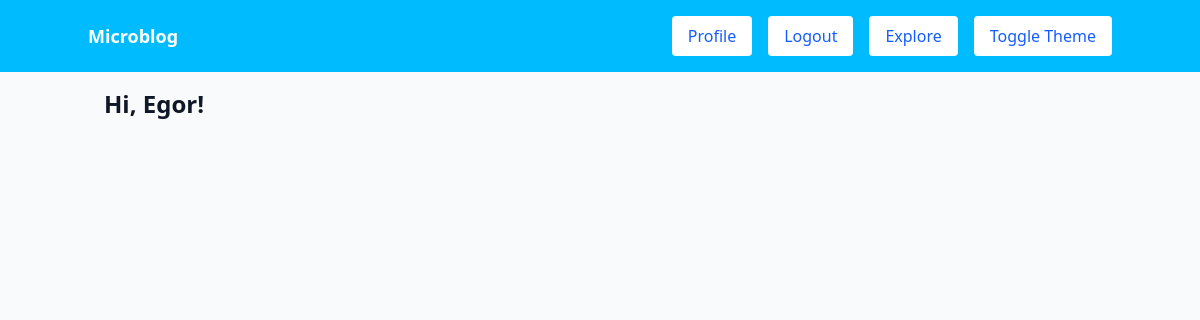
The app's page /explore (signed in), older data.
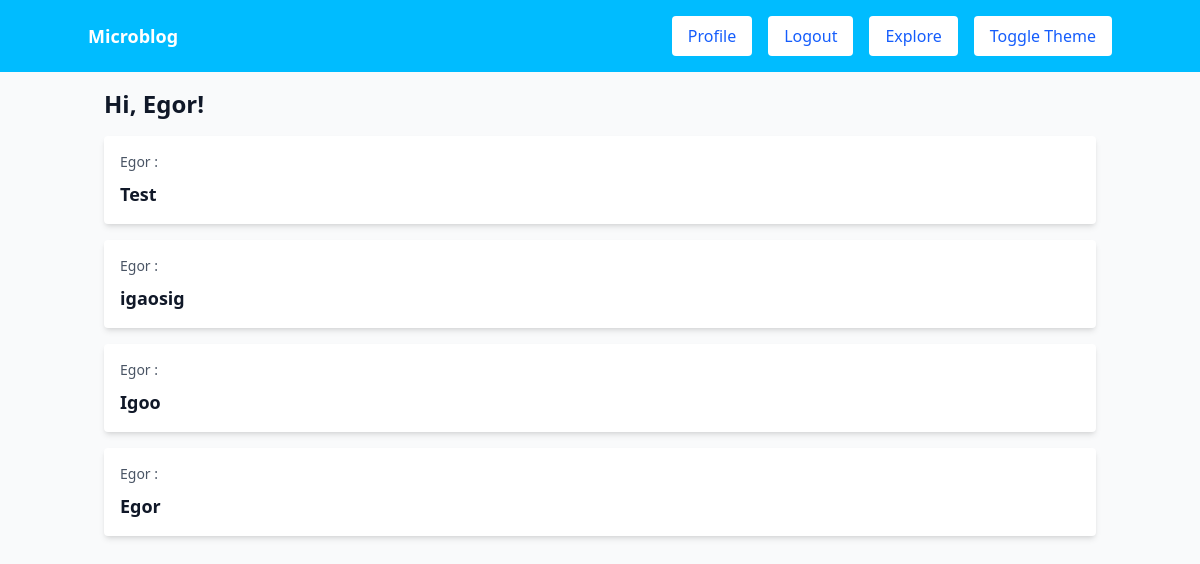
The same page, newer data.
### app/models.py (models this page shows, shortened)
class User(UserMixin, db.Model):
    id: so.Mapped[int] = so.mapped_column(primary_key=True)
    username: so.Mapped[str] = so.mapped_column(sa.String(64), index=True, unique=True)
    email: so.Mapped[str] = so.mapped_column(sa.String(120), index=True, unique=True)
    password_hash: so.Mapped[Optional[str]] = so.mapped_column(sa.String(256))
    about_me: so.Mapped[Optional[str]] = so.mapped_column(sa.String(140))
    last_seen: so.Mapped[Optional[datetime]] = so.mapped_column(
        default=lambda: datetime.now(timezone.utc))
    following: so.WriteOnlyMapped['User'] = so.relationship(
        secondary=followers, primaryjoin=(followers.c.follower_id == id),
        secondaryjoin=(followers.c.followed_id == id),
        back_populates='followers')
    followers: so.WriteOnlyMapped['User'] = so.relationship(
        secondary=followers, primaryjoin=(followers.c.followed_id == id),
        secondaryjoin=(followers.c.follower_id == id),
        back_populates='following')
    posts: so.WriteOnlyMapped['Post'] = so.relationship(
        back_populates='author')

class Post(db.Model):
    id: so.Mapped[int] = so.mapped_column(primary_key=True)
    body: so.Mapped[str] = so.mapped_column(sa.String(140))
    timestamp: so.Mapped[datetime] = so.mapped_column(
        index=True, default=lambda: datetime.now(timezone.utc))
    user_id: so.Mapped[int] = so.mapped_column(sa.ForeignKey(User.id),
                                               index=True)
    author: so.Mapped[User] = so.relationship(back_populates='posts')

### app/routes.py (the view)
@app.route('/explore')
@login_required
def explore():
    query = sa.select(Post).order_by(Post.timestamp.desc())
    posts = db.session.scalars(query).all()
    return render_template('index.html', title='Explore', posts=posts)

### app/models.py (called while the page is built)
@login.user_loader
def load_user(id):
  return db.session.get(User, int(id))

### app/routes.py (called while the page is built)
@app.before_request
def before_request():
    if current_user.is_authenticated:
        current_user.last_seen = datetime.now(timezone.utc)
        db.session.commit()

### app/templates/index.html (shortened to what this page needs)
{% extends "base.html" %}
{% block content %}
    <h1 class="text-2xl font-semibold mb-4">Hi, {{ current_user.username }}!</h1>
    {% for post in posts %}
        <div class="bg-white dark:bg-gray-800 p-4 mb-4 rounded shadow-md">
            <p class="text-sm text-gray-600 dark:text-gray-400">{{ post.author.username }} :</p>
            <p class="text-lg font-semibold mt-2">{{ post.body }}</p>
        </div>
    {% endfor %}
{% endblock %}

### app/templates/base.html (shortened to what this page needs)
<html>
  <head>
    <script src="https://unpkg.com/@tailwindcss/browser@4"></script>
  </head>
  <body class="bg-gray-50 dark:bg-gray-900 text-gray-900 dark:text-gray-100">
  <nav class="bg-sky-400 text-white p-4">
    <div class="container mx-auto flex justify-between items-center">
         <a href="{{ url_for('index') }}" class="text-lg
         font-bold">Microblog</a>
         <div class="flex space-x-4">
                {% if current_user.is_anonymous %}
                    <a href="{{ url_for('login') }}" class="px-4 py-2 bg-white text-blue-600 rounded hover:bg-blue-200">Login</a>
                    <a href="{{ url_for('register') }}" class="px-4 py-2 bg-white text-blue-600 rounded hover:bg-blue-200">Register</a>
                {% else %}
                    <a href="{{ url_for('user', username=current_user.username) }}" class="px-4 py-2 bg-white text-blue-600 rounded hover:bg-blue-200">Profile</a>
                    <a href="{{ url_for('logout') }}" class="px-4 py-2 bg-white text-blue-600 rounded hover:bg-blue-200">Logout</a>
                    <a href="{{ url_for('explore') }}" class="px-4 py-2 bg-white text-blue-600 rounded hover:bg-blue-200">Explore</a>
                {% endif %}
                <button id="theme-toggle" class="px-4 py-2 bg-white text-blue-600 rounded hover:bg-blue-200" onclick="toggleTheme()">
                    Toggle Theme
                </button>
         </div>
      </div>
  </nav>
  <div class="container mx-auto p-4">
    {% block content %}{% endblock %}
  </div>
  </body>
</html>

Row changes from the older to the newer data that the page shows:
added Post: author.username "Egor", body "Test"
added Post: author.username "Egor", body "igaosig"
added Post: author.username "Egor", body "Igoo"
added Post: author.username "Egor", body "Egor"
